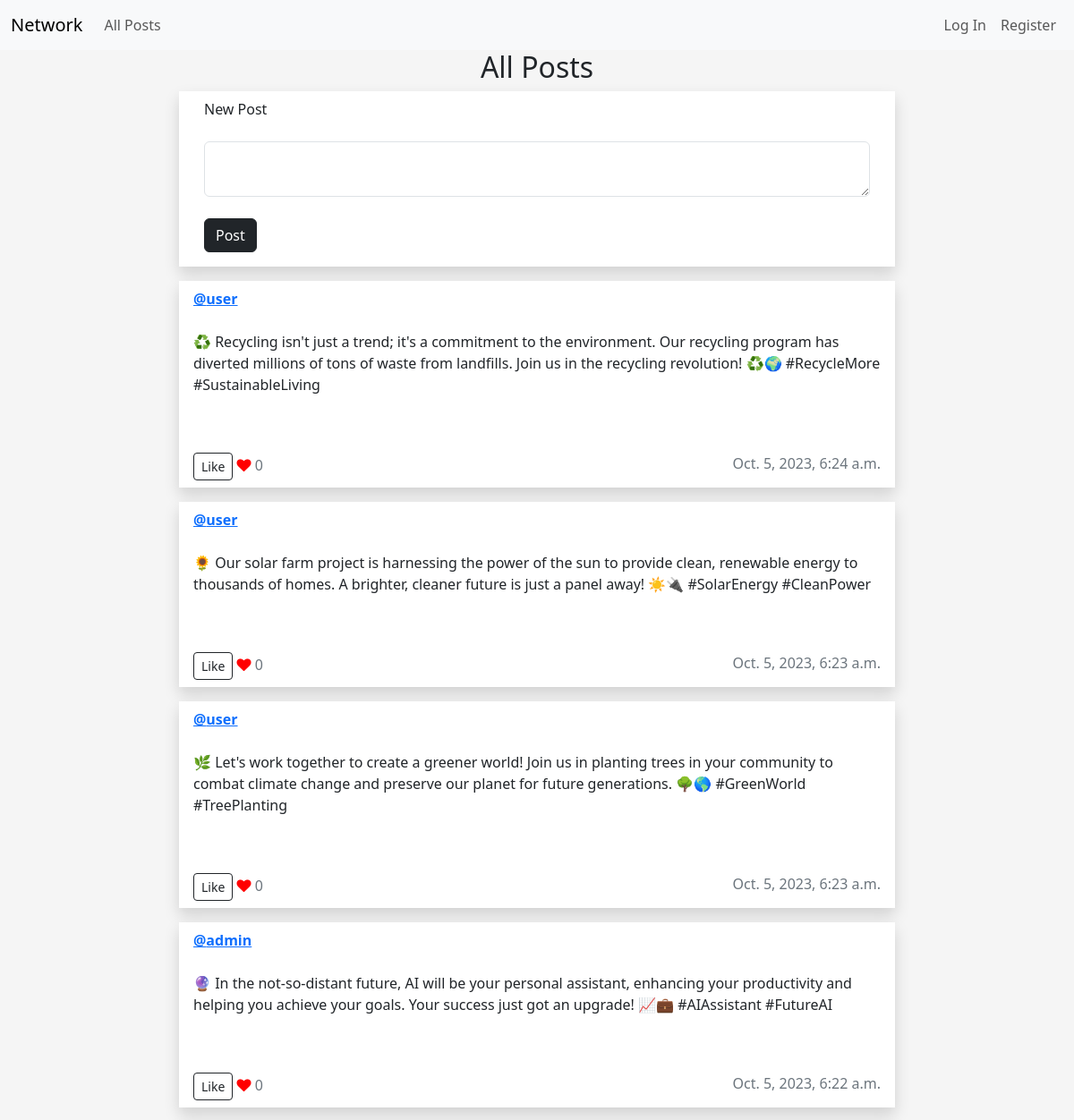
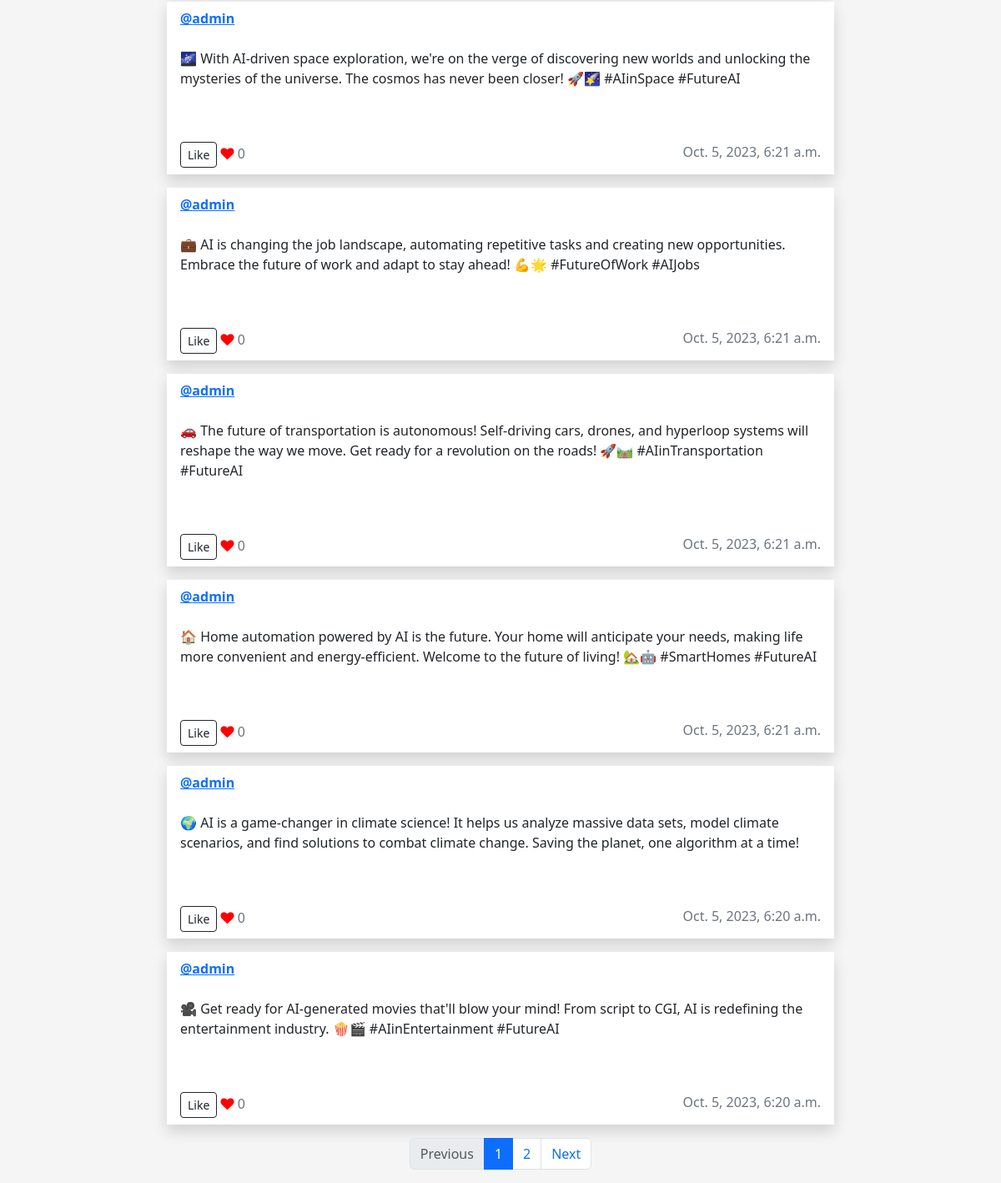
The page / on the database its author committed (2 pictures, top to bottom).
### network/models.py (models this page shows, shortened)
class Post(models.Model):
    user = models.ForeignKey(User, on_delete=models.CASCADE)
    content = models.TextField()
    timestamp = models.DateTimeField(auto_now_add=True)
    likes = models.ManyToManyField(User, related_name='liked_posts')

class User(AbstractUser):
    pass

### network/views.py (the view)
# urls.py: path("", views.index, name="index"),
def index(request):
    post_list = Post.objects.all().order_by('-timestamp')
    paginator = Paginator(post_list, POST_NUMBER_PER_PAGE)  # Show2  contacts per page.
    page_number = request.GET.get("page")
    page_obj = paginator.get_page(page_number)
    return render(request, "network/index.html",{
        "page_obj": page_obj
    })

### network/templates/network/index.html (shortened to what this page needs)
{% extends "network/layout.html" %}
{% block body %}
<h2>All Posts</h2>
<div class="row">
   <div class="card rounded-0 border-0 shadow mb-3 mx-auto" style="max-width: 50rem;">
      <div class="card-header bg-transparent border-0">
         New Post
      </div>
      <div class="card-body">
         <form action="{% url 'post' %}" method="post">
            <textarea class="form-control" autofocus="true" name="content" id="content" maxlength="400"></textarea><br>
            <input class="btn btn-dark" type="submit" value="Post">
         </form>
      </div>
   </div>
</div>
{% for post in page_obj.object_list %}
<div id="posts">
    <div class="row mb-3">
       <div class="post" data-post-id="{{ post.id }}">
          <div class="card rounded-0 border-0 shadow mx-auto" style="max-width: 50rem;">
             <div class="card-header bg-transparent border-0 d-flex justify-content-between">
                <strong><a href="{% url 'profile' post.user.id %}">@{{ post.user }}</a></strong>
             </div>
             <div class="card-body text-dark">
                <p id="post-content" class="post-content">{{ post.content }}</p>
                <br>
             </div>
             <div class="card-footer bg-transparent text-secondary border-0 d-flex justify-content-between">
                <div>
                    <button type="button" id="likeButton_{{ post.id }}" data-post-id="{{ post.id }}" class="btn btn-outline-dark btn btn-sm like-button">
                        {% if user in post.likes.all %}
                        Unlike
                        {% else %}
                        Like
                        {% endif %}
                    </button>
                    <i class="fa fa-heart" style="color: red;"></i>
                    <span id="likeCount_{{ post.id }}" class="like-count">{{ post.likes.count }}</span>
                </div>
                <div>
                    <span> {{ post.timestamp }}</span>
                </div>
             </div>
          </div>
       </div>
    </div>
 </div>
 </div>
{% endfor %}
<nav aria-label="Page navigation example">
   <ul class="pagination justify-content-center">
      {% if page_obj.has_previous %}
      <li class="page-item">
         <a class="page-link" href="?page={{ page_obj.previous_page_number }}">Previous</a>
      </li>
      {% else %}
      <li class="page-item disabled">
         <span class="page-link">Previous</span>
      </li>
      {% endif %}
      {% for i in page_obj.paginator.page_range %}
      <li class="page-item {% if i == page_obj.number %}active{% endif %}">
         <a class="page-link" href="?page={{ i }}">{{ i }}</a>
      </li>
      {% endfor %}
      {% if page_obj.has_next %}
      <li class="page-item">
         <a class="page-link" href="?page={{ page_obj.next_page_number }}">Next</a>
      </li>
      {% else %}
      <li class="page-item disabled">
         <span class="page-link">Next</span>
      </li>
      {% endif %}
   </ul>
</nav>
{% endblock %}

### network/static/network/styles.css (style rules this page uses)
h2 { text-align: center; }
body { background-color: #f5f5f5; }
.card-header { display: block; justify-content: space-between; }

### rows shown on the page
Post: user "user", content "♻️ Recycling isn't just a trend; it's a commitment to the environment. Our recycling program has diverted millions of tons of waste from landfills. Join us in the recycling revolution! ♻️🌍 #RecycleMore #SustainableLiving", shows "Like", likes.count "0", timestamp "Oct. 5, 2023, 6:24 a.m."
Post: user "user", content "🌻 Our solar farm project is harnessing the power of the sun to provide clean, renewable energy to thousands of homes. A brighter, cleaner future is just a panel away! ☀️🔌 #SolarEnergy #CleanPower", shows "Like", likes.count "0", timestamp "Oct. 5, 2023, 6:23 a.m."
Post: user "user", content "🌿 Let's work together to create a greener world! Join us in planting trees in your community to combat climate change and preserve our planet for future generations. 🌳🌎 #GreenWorld #TreePlanting", shows "Like", likes.count "0", timestamp "Oct. 5, 2023, 6:23 a.m."
Post: user "admin", content "🔮 In the not-so-distant future, AI will be your personal assistant, enhancing your productivity and helping you achieve your goals. Your success just got an upgrade! 📈💼 #AIAssistant #FutureAI", shows "Like", likes.count "0", timestamp "Oct. 5, 2023, 6:22 a.m."
Post: user "admin", content "🌌 With AI-driven space exploration, we're on the verge of discovering new worlds and unlocking the mysteries of the universe. The cosmos has never been closer! 🚀🌠 #AIinSpace #FutureAI", shows "Like", likes.count "0", timestamp "Oct. 5, 2023, 6:21 a.m."
Post: user "admin", content "💼 AI is changing the job landscape, automating repetitive tasks and creating new opportunities. Embrace the future of work and adapt to stay ahead! 💪🌟 #FutureOfWork #AIJobs", shows "Like", likes.count "0", timestamp "Oct. 5, 2023, 6:21 a.m."
Post: user "admin", content "🚗 The future of transportation is autonomous! Self-driving cars, drones, and hyperloop systems will reshape the way we move. Get ready for a revolution on the roads! 🚀🛤️ #AIinTransportation #FutureAI", shows "Like", likes.count "0", timestamp "Oct. 5, 2023, 6:21 a.m."
Post: user "admin", content "🏠 Home automation powered by AI is the future. Your home will anticipate your needs, making life more convenient and energy-efficient. Welcome to the future of living! 🏡🤖 #SmartHomes #FutureAI", shows "Like", likes.count "0", timestamp "Oct. 5, 2023, 6:21 a.m."
Post: user "admin", content "🌍 AI is a game-changer in climate science! It helps us analyze massive data sets, model climate scenarios, and find solutions to combat climate change. Saving the planet, one algorithm at a time!", shows "Like", likes.count "0", timestamp "Oct. 5, 2023, 6:20 a.m."
Post: user "admin", content "🎥 Get ready for AI-generated movies that'll blow your mind! From script to CGI, AI is redefining the entertainment industry. 🍿🎬 #AIinEntertainment #FutureAI", shows "Like", likes.count "0", timestamp "Oct. 5, 2023, 6:20 a.m."

### other values the page prints
{{ i }} "1" "2"
